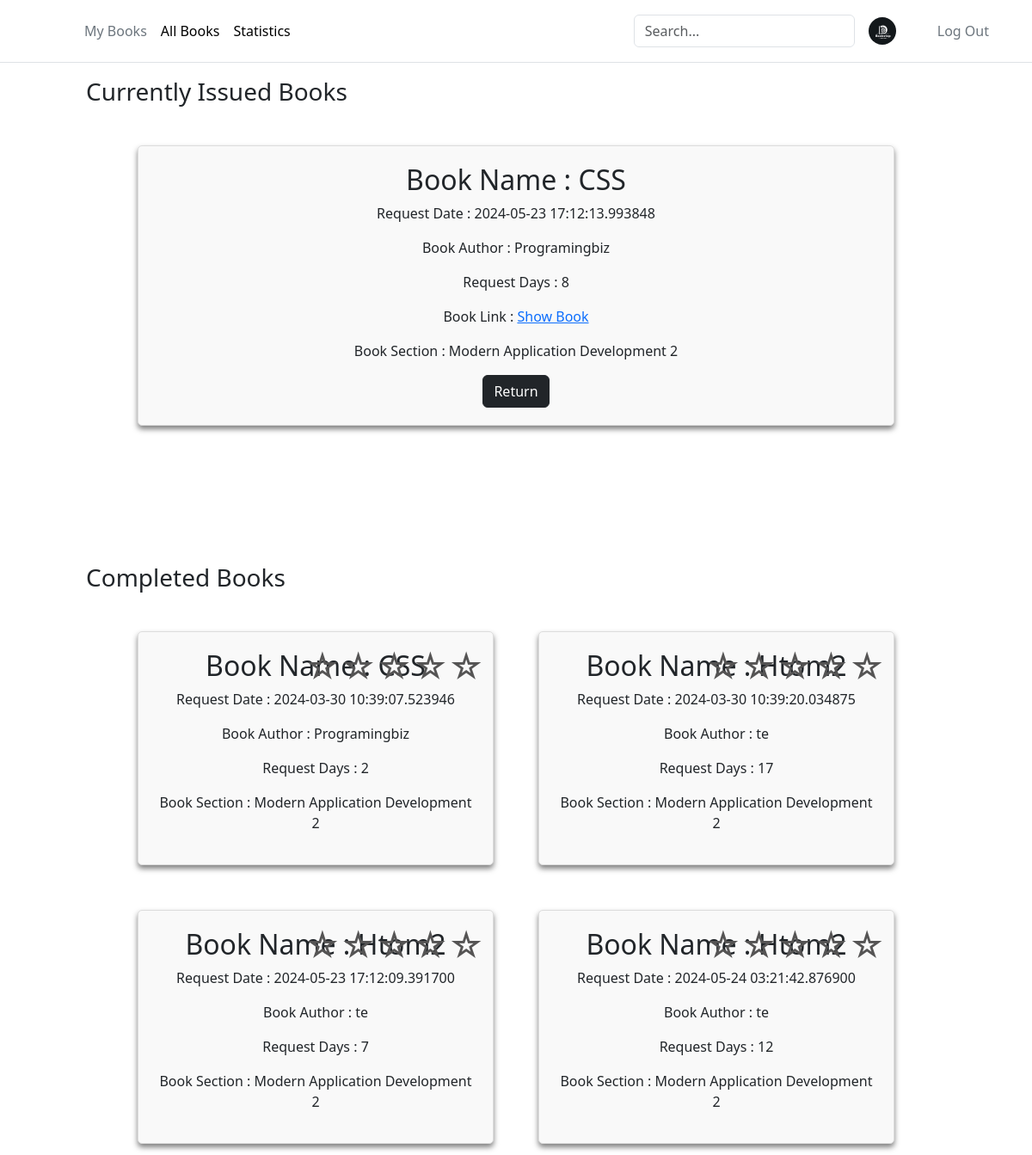
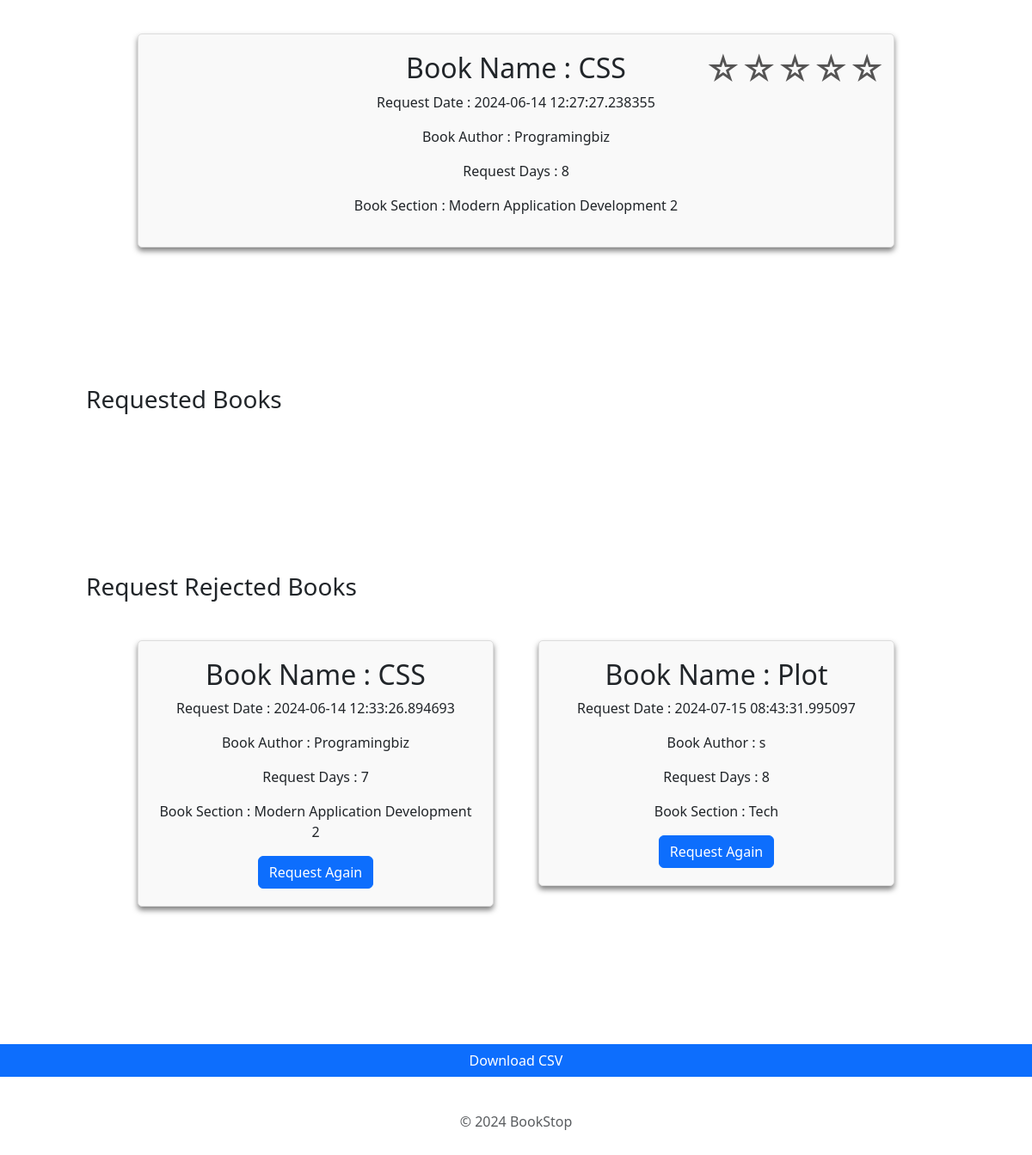
The page /myBooks (signed in) on the database its author committed (2 pictures, top to bottom).
### app.py (models this page shows)
class BookIssue(db.Model):
    __tablename__ = 'BookIssue'
    IssueId = db.Column(db.Integer, autoincrement=True, primary_key=True)
    UserId = db.Column(db.Integer, db.ForeignKey(User.UserId), nullable=False)
    BookId = db.Column(db.Integer, db.ForeignKey(Books.BookId), nullable=False)
    SectionId = db.Column(db.Integer, db.ForeignKey(Section.SectionId), nullable=False)
    RequestDate = db.Column(db.DateTime, nullable=False, default=datetime.datetime.utcnow)
    Days = db.Column(db.Integer, nullable=False)
    IssueDate = db.Column(db.String)
    IssueStatus = db.Column(db.String, nullable=False)
    LastIssueStatusDate = db.Column(db.String)

### app.py (the view, shortened to what this page needs)
@app.route("/myBooks", methods=["GET","POST"])
def myBooks():
    if 'user_id' not in session:
        return redirect(url_for('userLogin'))
    BookIssueMergeTable = BookIssueMerge.query.filter(
        BookIssueMerge.UserId == session['user_id'],
        BookIssueMerge.Section_Title.isnot(None),
        BookIssueMerge.Author.isnot(None),
        BookIssueMerge.Book_Title.isnot(None),
        BookIssueMerge.IssueStatus == "requested",
        BookIssueMerge.UserName.isnot(None)).all()
    ApprovedBookIssueMergeTable = BookIssueMerge.query.filter(
        BookIssueMerge.UserId == session['user_id'],
        BookIssueMerge.Section_Title.isnot(None),
        BookIssueMerge.Author.isnot(None),
        BookIssueMerge.Book_Title.isnot(None),
        BookIssueMerge.IssueStatus == "Approved",
        BookIssueMerge.UserName.isnot(None)).all()
    RejectedBookIssueMergeTable = BookIssueMerge.query.filter(
        BookIssueMerge.UserId == session['user_id'],
        BookIssueMerge.Section_Title.isnot(None),
        BookIssueMerge.Author.isnot(None),
        BookIssueMerge.Book_Title.isnot(None),
        BookIssueMerge.IssueStatus == "Rejected",
        BookIssueMerge.UserName.isnot(None)).all()
    ExpiredBookIssueMergeTable = BookIssueMerge.query.filter(
        BookIssueMerge.UserId == session['user_id'],
        BookIssueMerge.Section_Title.isnot(None),
        BookIssueMerge.Author.isnot(None),
        BookIssueMerge.Book_Title.isnot(None),
        BookIssueMerge.IssueStatus == "Expired",
        BookIssueMerge.UserName.isnot(None)).all()
    return render_template("myBooks.html", approvedBooks = ApprovedBookIssueMergeTable, rejectedBooks = RejectedBookIssueMergeTable, issueBooks = BookIssueMergeTable,
    expiredBooks = ExpiredBookIssueMergeTable)

### app/templates/myBooks.html (shortened to what this page needs)
<!DOCTYPE html>
<html lang="en">
  <head>
    <link rel="stylesheet" href="/static/add-section.css" />
    <link
      href="https://cdn.jsdelivr.net/npm/bootstrap@5.3.2/dist/css/bootstrap.min.css"
      rel="stylesheet"
    />
  </head>
  <body>
    <div id="app">
      <header-component></header-component>
      <div>
        <h3 class="firstHeading">Currently Issued Books</h3>
        <div class="main-container">
          {% for book in approvedBooks %}
          <div class="section-container" id="1">
            <h2>Book Name : {{book.Book_Title}}</h2>
            <p>Request Date : {{book.RequestDate}}</p>
            <p>Book Author : {{book.Author}}</p>
            <p>Request Days : {{book.Days}}</p>
            <p>
              Book Link :
              <a href="{{ url_for('download_book', filename=book.Book_Link) }}"
                >Show Book</a
              >
            </p>
            <div>
              <p>Book Section : {{book.Section_Title}}</p>
            </div>
            <form action="/myBooks" method="post" style="display: inline">
              <button type="submit" class="btn btn-dark">Return</button>
            </form>
          </div>
          {% endfor %}
        </div>
        <h3>Completed Books</h3>
        <div class="main-container">
          {% for book in expiredBooks %}
          <div class="section-container" id="book_{{book.BookId}}">
            <div class="rating-container">
              <form
                id="ratingForm_{{book.BookId}}"
                action="/submit_rating"
                method="POST"
              >
                <div class="rating">
                  <label for="star5_{{book.BookId}}" title="5 stars">☆</label>
                  <label for="star4_{{book.BookId}}" title="4 stars">☆</label>
                  <label for="star3_{{book.BookId}}" title="3 stars">☆</label>
                  <label for="star2_{{book.BookId}}" title="2 stars">☆</label>
                  <label for="star1_{{book.BookId}}" title="1 star">☆</label>
                </div>
              </form>
            </div>
            <h2>Book Name : {{book.Book_Title}}</h2>
            <p>Request Date : {{book.RequestDate}}</p>
            <p>Book Author : {{book.Author}}</p>
            <p>Request Days : {{book.Days}}</p>
            <div>
              <p>Book Section : {{book.Section_Title}}</p>
            </div>
          </div>
          {% endfor %}
        </div>
        <h3>Requested Books</h3>
        <div class="main-container">
        </div>
        <h3>Request Rejected Books</h3>
        <div class="main-container">
          {% for book in rejectedBooks %}
          <div class="section-container" id="1">
            <h2>Book Name : {{book.Book_Title}}</h2>
            <p>Request Date : {{book.RequestDate}}</p>
            <p>Book Author : {{book.Author}}</p>
            <p>Request Days : {{book.Days}}</p>
            <div>
              <p>Book Section : {{book.Section_Title}}</p>
            </div>
            <form action="/myBooks" method="post" style="display: inline">
              <button type="submit" class="btn btn-primary">
                Request Again
              </button>
            </form>
          </div>
          {% endfor %}
        </div>
        <form action="/sendCSV" method="post" class="row gy-3 gy-xxl-4">
          <button type="submit" class="btn btn-primary">Download CSV</button>
        </form>
        <footer-component></footer-component>
      </div>
    </div>
  </body>
</html>

### app/static/add-section.css (style rules this page uses)
body { background-color: #2d2a2e; margin: 0; }
.main-container { display: flex; flex-wrap: wrap; padding: 130px; align-items: flex-start; gap: 2em; margin: 20px; }
.section-container { background-color: rgba(255, 255, 255, 0.1); backdrop-filter: blur(10px); border-radius: 10px; padding: 20px 20px; box-shadow: 0 4px 6px rgba(0, 0, 0, 0.5); text-align: center; width: 20%; flex-grow: 1; }
.firstHeading { padding-top: 90px; padding-left: 100px; margin-bottom: -115px !important; }
h3 { padding-left: 100px; margin-bottom: -115px !important; }
header { position: fixed; top: 0; left: 0; width: 100%; background-color: rgba(255, 255, 255, 0.9); z-index: 2; }
.main-container { display: flex; flex-wrap: wrap; }
.section-container { position: relative; width: 300px; padding: 20px; margin: 10px; border: 1px solid #ddd; border-radius: 5px; background-color: #f9f9f9; }
.rating-container { position: absolute; top: 10px; right: 10px; }
.rating { display: flex; justify-content: flex-end; direction: rtl; unicode-bidi: bidi-override; }
.rating label { font-size: 2.5rem; color: #555454; cursor: pointer; }

### rows shown on the page
BookIssue: Book_Title "CSS", RequestDate "2024-05-23 17:12:13.993848", Author "Programingbiz", Days "8", Section_Title "Modern Application Development 2"
BookIssue: Book_Title "CSS", RequestDate "2024-03-30 10:39:07.523946", Author "Programingbiz", Days "2", Section_Title "Modern Application Development 2"
BookIssue: Book_Title "Htom2", RequestDate "2024-03-30 10:39:20.034875", Author "te", Days "17", Section_Title "Modern Application Development 2"
BookIssue: Book_Title "Htom2", RequestDate "2024-05-23 17:12:09.391700", Author "te", Days "7", Section_Title "Modern Application Development 2"
BookIssue: Book_Title "Htom2", RequestDate "2024-05-24 03:21:42.876900", Author "te", Days "12", Section_Title "Modern Application Development 2"
BookIssue: Book_Title "CSS", RequestDate "2024-06-14 12:27:27.238355", Author "Programingbiz", Days "8", Section_Title "Modern Application Development 2"
BookIssue: Book_Title "CSS", RequestDate "2024-06-14 12:33:26.894693", Author "Programingbiz", Days "7", Section_Title "Modern Application Development 2"
BookIssue: Book_Title "Plot", RequestDate "2024-07-15 08:43:31.995097", Author "s", Days "8", Section_Title "Tech"
